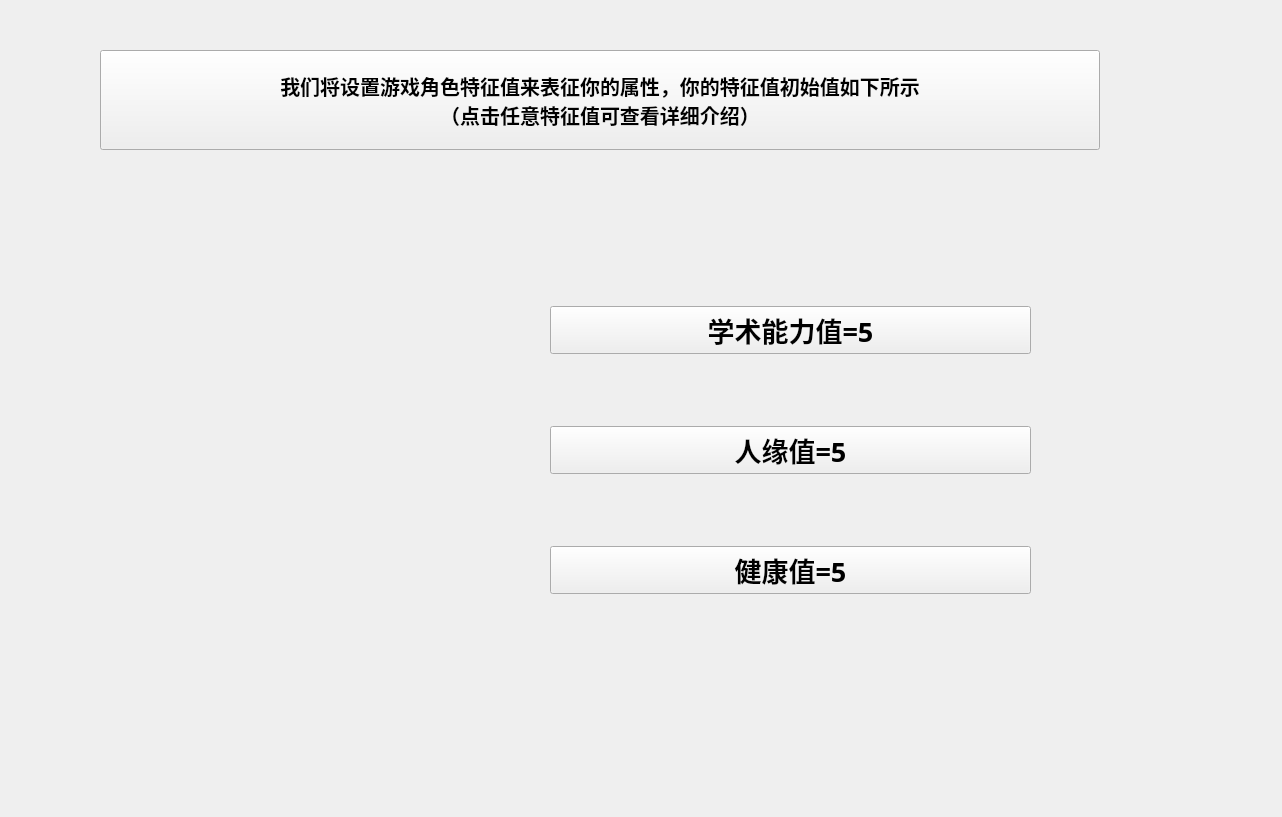
<?xml version="1.0" encoding="UTF-8"?>
<ui version="4.0">
 <class>PPT3</class>
 <widget class="QWidget" name="PPT3">
  <property name="geometry">
   <rect>
    <x>0</x>
    <y>0</y>
    <width>1282</width>
    <height>817</height>
   </rect>
  </property>
  <property name="windowTitle">
   <string>Form</string>
  </property>
  <widget class="QWidget" name="layoutWidget">
   <property name="geometry">
    <rect>
     <x>550</x>
     <y>240</y>
     <width>481</width>
     <height>421</height>
    </rect>
   </property>
   <layout class="QVBoxLayout" name="verticalLayout">
    <item>
     <widget class="QPushButton" name="pushButton">
      <property name="font">
       <font>
        <family>AcadEref</family>
        <pointsize>20</pointsize>
        <weight>75</weight>
        <bold>true</bold>
       </font>
      </property>
      <property name="styleSheet">
       <string notr="true"/>
      </property>
      <property name="text">
       <string>学术能力值=5</string>
      </property>
     </widget>
    </item>
    <item>
     <widget class="QPushButton" name="pushButton_2">
      <property name="font">
       <font>
        <family>AcadEref</family>
        <pointsize>20</pointsize>
        <weight>75</weight>
        <bold>true</bold>
       </font>
      </property>
      <property name="text">
       <string>人缘值=5</string>
      </property>
     </widget>
    </item>
    <item>
     <widget class="QPushButton" name="pushButton_3">
      <property name="font">
       <font>
        <family>AcadEref</family>
        <pointsize>20</pointsize>
        <weight>75</weight>
        <bold>true</bold>
       </font>
      </property>
      <property name="text">
       <string>健康值=5</string>
      </property>
     </widget>
    </item>
   </layout>
  </widget>
  <widget class="QPushButton" name="gz1">
   <property name="geometry">
    <rect>
     <x>100</x>
     <y>50</y>
     <width>1000</width>
     <height>100</height>
    </rect>
   </property>
   <property name="font">
    <font>
     <pointsize>15</pointsize>
     <weight>75</weight>
     <bold>true</bold>
    </font>
   </property>
   <property name="text">
    <string>我们将设置游戏角色特征值来表征你的属性，你的特征值初始值如下所示
（点击任意特征值可查看详细介绍）</string>
   </property>
  </widget>
 </widget>
 <resources/>
 <connections/>
</ui>
